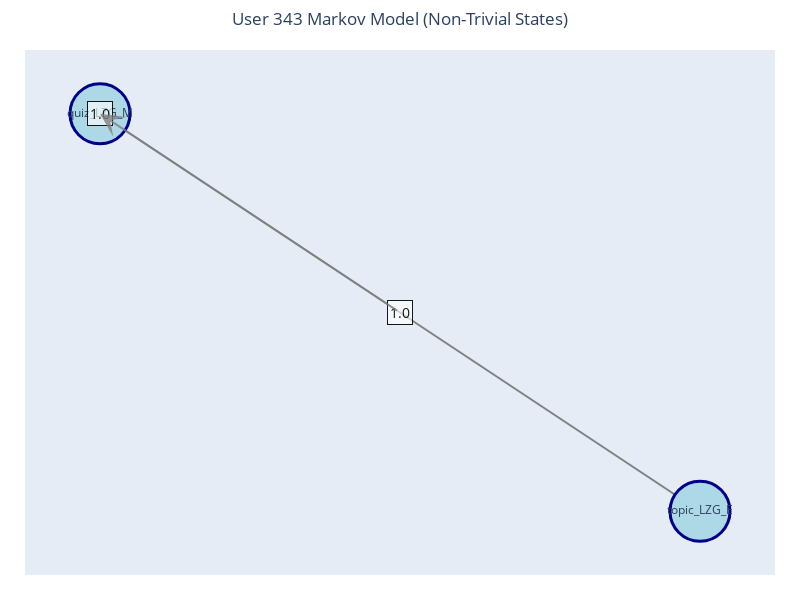
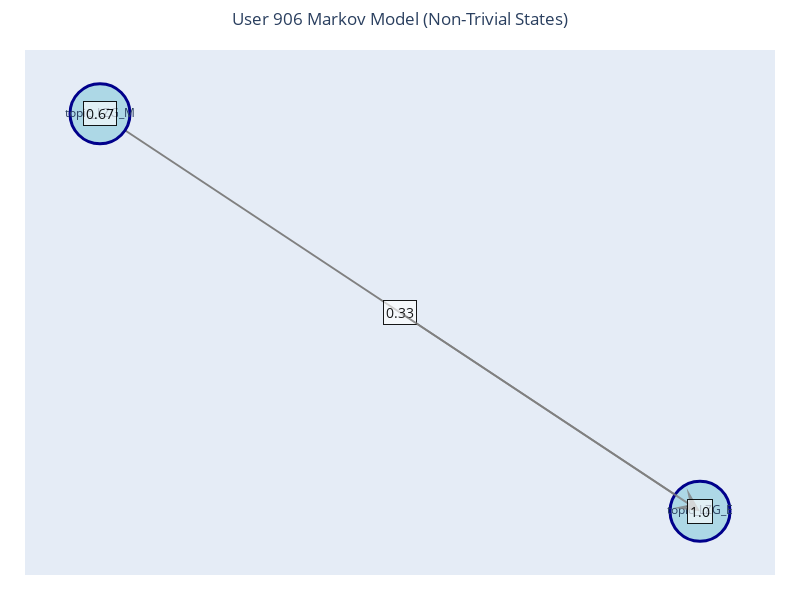
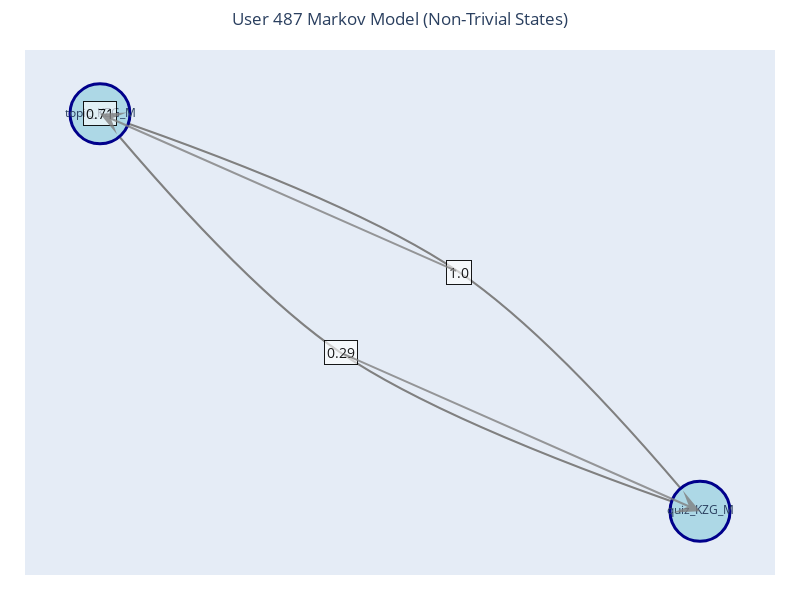
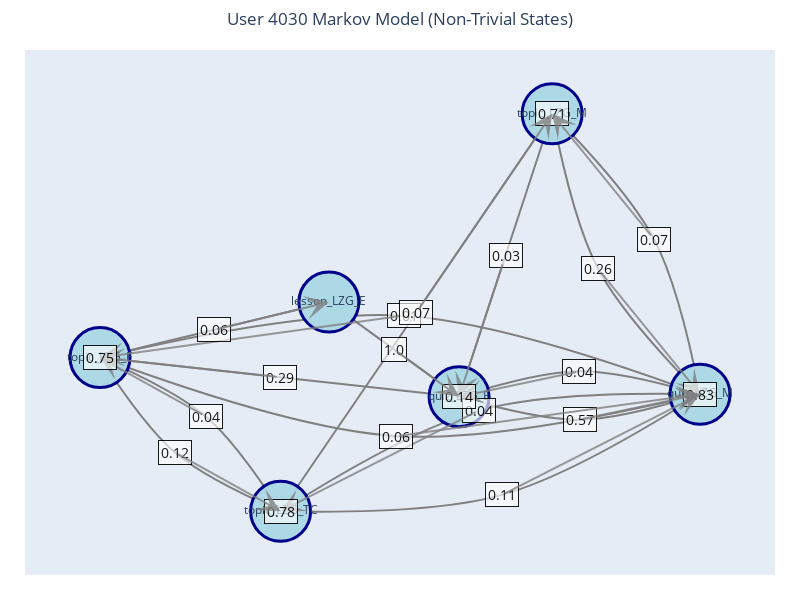

The cell these charts' notebook holds for them, in order:
### Code cell
import itertools

# Find the two most similar and most different users in the dataset
min_dist = float('inf')
max_dist = float('-inf')
most_similar_pair = None
most_different_pair = None

for i, j in itertools.combinations(range(len(users_all)), 2):
    dist = combined_matrix[i, j]
    if dist < min_dist:
        min_dist = dist
        most_similar_pair = (users_all[i], users_all[j])
    if dist > max_dist:
        max_dist = dist
        most_different_pair = (users_all[i], users_all[j])

print(f"Most similar pair: {most_similar_pair}, distance={min_dist:.3f}")
print(f"Most different pair: {most_different_pair}, distance={max_dist:.3f}")

# Visualize their Markov chains (or other features)
for uid in most_similar_pair + most_different_pair:
    plot_user_markov_with_edge_labels(uid)

### Figure 1 — Plotly figure (JSON) as saved in the notebook; plotly's stock layout.template omitted (floating-point values rounded to 4 significant figures)
{"data": [{"hoverinfo": "none", "line": {"color": "gray", "shape": "spline", "width": 2}, "mode": "lines", "type": "scatter", "x": [-1, -1, -1], "y": [0.9849, 0.9849, 0.9849]}, {"hoverinfo": "none", "line": {"color": "gray", "shape": "spline", "width": 2}, "mode": "lines", "type": "scatter", "x": [1, 0, -1], "y": [-0.9849, 0, 0.9849]}, {"marker": {"color": "lightblue", "line": {"color": "darkblue", "width": 3}, "size": 60}, "mode": "markers+text", "text": ["quiz_LZG_M", "topic_LZG_E"], "textposition": "middle center", "type": "scatter", "x": [-1, 1], "y": [0.9849, -0.9849]}], "layout": {"annotations": [{"align": "center", "bgcolor": "rgba(255, 255, 255, 0.7)", "bordercolor": "black", "borderpad": 2, "borderwidth": 1, "font": {"color": "black", "size": 14}, "opacity": 0.9, "showarrow": false, "text": "1.0", "x": -1, "xref": "x", "y": 0.9849, "yref": "y"}, {"arrowcolor": "gray", "arrowhead": 3, "arrowsize": 2, "arrowwidth": 2, "ax": -1, "axref": "x", "ay": 0.9849, "ayref": "y", "opacity": 0.8, "showarrow": true, "x": -1, "xref": "x", "y": 0.9849, "yref": "y"}, {"align": "center", "bgcolor": "rgba(255, 255, 255, 0.7)", "bordercolor": "black", "borderpad": 2, "borderwidth": 1, "font": {"color": "black", "size": 14}, "opacity": 0.9, "showarrow": false, "text": "1.0", "x": 0, "xref": "x", "y": 0, "yref": "y"}, {"arrowcolor": "gray", "arrowhead": 3, "arrowsize": 2, "arrowwidth": 2, "ax": 0, "axref": "x", "ay": 0, "ayref": "y", "opacity": 0.8, "showarrow": true, "x": -1, "xref": "x", "y": 0.9849, "yref": "y"}], "height": 600, "hovermode": "closest", "margin": {"b": 25, "l": 25, "r": 25, "t": 50}, "showlegend": false, "title": {"text": "User 343 Markov Model (Non-Trivial States)", "x": 0.5}, "width": 800, "xaxis": {"showgrid": false, "showticklabels": false, "zeroline": false}, "yaxis": {"showgrid": false, "showticklabels": false, "zeroline": false}}}

### Figure 2 — Plotly figure (JSON) as saved in the notebook; plotly's stock layout.template omitted (floating-point values rounded to 4 significant figures)
{"data": [{"hoverinfo": "none", "line": {"color": "gray", "shape": "spline", "width": 2}, "mode": "lines", "type": "scatter", "x": [-1.0, -1.0, -1.0], "y": [0.9849, 0.9849, 0.9849]}, {"hoverinfo": "none", "line": {"color": "gray", "shape": "spline", "width": 2}, "mode": "lines", "type": "scatter", "x": [-1.0, 0, 1.0], "y": [0.9849, 0, -0.9849]}, {"hoverinfo": "none", "line": {"color": "gray", "shape": "spline", "width": 2}, "mode": "lines", "type": "scatter", "x": [1.0, 1.0, 1.0], "y": [-0.9849, -0.9849, -0.9849]}, {"marker": {"color": "lightblue", "line": {"color": "darkblue", "width": 3}, "size": 60}, "mode": "markers+text", "text": ["topic_LZG_M", "topic_LZG_E"], "textposition": "middle center", "type": "scatter", "x": [-1.0, 1.0], "y": [0.9849, -0.9849]}], "layout": {"annotations": [{"align": "center", "bgcolor": "rgba(255, 255, 255, 0.7)", "bordercolor": "black", "borderpad": 2, "borderwidth": 1, "font": {"color": "black", "size": 14}, "opacity": 0.9, "showarrow": false, "text": "0.67", "x": -1.0, "xref": "x", "y": 0.9849, "yref": "y"}, {"arrowcolor": "gray", "arrowhead": 3, "arrowsize": 2, "arrowwidth": 2, "ax": -1.0, "axref": "x", "ay": 0.9849, "ayref": "y", "opacity": 0.8, "showarrow": true, "x": -1.0, "xref": "x", "y": 0.9849, "yref": "y"}, {"align": "center", "bgcolor": "rgba(255, 255, 255, 0.7)", "bordercolor": "black", "borderpad": 2, "borderwidth": 1, "font": {"color": "black", "size": 14}, "opacity": 0.9, "showarrow": false, "text": "0.33", "x": 0, "xref": "x", "y": 0, "yref": "y"}, {"arrowcolor": "gray", "arrowhead": 3, "arrowsize": 2, "arrowwidth": 2, "ax": 0, "axref": "x", "ay": 0, "ayref": "y", "opacity": 0.8, "showarrow": true, "x": 1.0, "xref": "x", "y": -0.9849, "yref": "y"}, {"align": "center", "bgcolor": "rgba(255, 255, 255, 0.7)", "bordercolor": "black", "borderpad": 2, "borderwidth": 1, "font": {"color": "black", "size": 14}, "opacity": 0.9, "showarrow": false, "text": "1.0", "x": 1.0, "xref": "x", "y": -0.9849, "yref": "y"}, {"arrowcolor": "gray", "arrowhead": 3, "arrowsize": 2, "arrowwidth": 2, "ax": 1.0, "axref": "x", "ay": -0.9849, "ayref": "y", "opacity": 0.8, "showarrow": true, "x": 1.0, "xref": "x", "y": -0.9849, "yref": "y"}], "height": 600, "hovermode": "closest", "margin": {"b": 25, "l": 25, "r": 25, "t": 50}, "showlegend": false, "title": {"text": "User 906 Markov Model (Non-Trivial States)", "x": 0.5}, "width": 800, "xaxis": {"showgrid": false, "showticklabels": false, "zeroline": false}, "yaxis": {"showgrid": false, "showticklabels": false, "zeroline": false}}}

### Figure 3 — Plotly figure (JSON) as saved in the notebook; plotly's stock layout.template omitted (floating-point values rounded to 4 significant figures)
{"data": [{"hoverinfo": "none", "line": {"color": "gray", "shape": "spline", "width": 2}, "mode": "lines", "type": "scatter", "x": [-1, -1, -1], "y": [0.9849, 0.9849, 0.9849]}, {"hoverinfo": "none", "line": {"color": "gray", "shape": "spline", "width": 2}, "mode": "lines", "type": "scatter", "x": [-1, -0.197, 1], "y": [0.9849, -0.2, -0.9849]}, {"hoverinfo": "none", "line": {"color": "gray", "shape": "spline", "width": 2}, "mode": "lines", "type": "scatter", "x": [1, 0.197, -1], "y": [-0.9849, 0.2, 0.9849]}, {"marker": {"color": "lightblue", "line": {"color": "darkblue", "width": 3}, "size": 60}, "mode": "markers+text", "text": ["topic_KZG_M", "quiz_KZG_M"], "textposition": "middle center", "type": "scatter", "x": [-1, 1], "y": [0.9849, -0.9849]}], "layout": {"annotations": [{"align": "center", "bgcolor": "rgba(255, 255, 255, 0.7)", "bordercolor": "black", "borderpad": 2, "borderwidth": 1, "font": {"color": "black", "size": 14}, "opacity": 0.9, "showarrow": false, "text": "0.71", "x": -1, "xref": "x", "y": 0.9849, "yref": "y"}, {"arrowcolor": "gray", "arrowhead": 3, "arrowsize": 2, "arrowwidth": 2, "ax": -1, "axref": "x", "ay": 0.9849, "ayref": "y", "opacity": 0.8, "showarrow": true, "x": -1, "xref": "x", "y": 0.9849, "yref": "y"}, {"align": "center", "bgcolor": "rgba(255, 255, 255, 0.7)", "bordercolor": "black", "borderpad": 2, "borderwidth": 1, "font": {"color": "black", "size": 14}, "opacity": 0.9, "showarrow": false, "text": "0.29", "x": -0.197, "xref": "x", "y": -0.2, "yref": "y"}, {"arrowcolor": "gray", "arrowhead": 3, "arrowsize": 2, "arrowwidth": 2, "ax": -0.197, "axref": "x", "ay": -0.2, "ayref": "y", "opacity": 0.8, "showarrow": true, "x": 1, "xref": "x", "y": -0.9849, "yref": "y"}, {"align": "center", "bgcolor": "rgba(255, 255, 255, 0.7)", "bordercolor": "black", "borderpad": 2, "borderwidth": 1, "font": {"color": "black", "size": 14}, "opacity": 0.9, "showarrow": false, "text": "1.0", "x": 0.197, "xref": "x", "y": 0.2, "yref": "y"}, {"arrowcolor": "gray", "arrowhead": 3, "arrowsize": 2, "arrowwidth": 2, "ax": 0.197, "axref": "x", "ay": 0.2, "ayref": "y", "opacity": 0.8, "showarrow": true, "x": -1, "xref": "x", "y": 0.9849, "yref": "y"}], "height": 600, "hovermode": "closest", "margin": {"b": 25, "l": 25, "r": 25, "t": 50}, "showlegend": false, "title": {"text": "User 487 Markov Model (Non-Trivial States)", "x": 0.5}, "width": 800, "xaxis": {"showgrid": false, "showticklabels": false, "zeroline": false}, "yaxis": {"showgrid": false, "showticklabels": false, "zeroline": false}}}

### Figure 4 — Plotly figure (JSON) as saved in the notebook; plotly's stock layout.template omitted (floating-point values rounded to 4 significant figures)
{"data": [{"hoverinfo": "none", "line": {"color": "gray", "shape": "spline", "width": 2}, "mode": "lines", "type": "scatter", "x": [0.4899, 0.4899, 0.4899], "y": [0.7621, 0.7621, 0.7621]}, {"hoverinfo": "none", "line": {"color": "gray", "shape": "spline", "width": 2}, "mode": "lines", "type": "scatter", "x": [0.4899, 0.6415, 0.9773], "y": [0.7621, 0.253, -0.1585]}, {"hoverinfo": "none", "line": {"color": "gray", "shape": "spline", "width": 2}, "mode": "lines", "type": "scatter", "x": [0.4899, 0.3366, 0.1833], "y": [0.7621, 0.2977, -0.1667]}, {"hoverinfo": "none", "line": {"color": "gray", "shape": "spline", "width": 2}, "mode": "lines", "type": "scatter", "x": [0.9773, 0.8256, 0.4899], "y": [-0.1585, 0.3505, 0.7621]}, {"hoverinfo": "none", "line": {"color": "gray", "shape": "spline", "width": 2}, "mode": "lines", "type": "scatter", "x": [0.9773, 0.9773, 0.9773], "y": [-0.1585, -0.1585, -0.1585]}, {"hoverinfo": "none", "line": {"color": "gray", "shape": "spline", "width": 2}, "mode": "lines", "type": "scatter", "x": [0.9773, 0.2478, -0.4048], "y": [-0.1585, -0.2124, -0.5426]}, {"hoverinfo": "none", "line": {"color": "gray", "shape": "spline", "width": 2}, "mode": "lines", "type": "scatter", "x": [0.9773, 0.0006683, -1], "y": [-0.1585, 0.09939, -0.03817]}, {"hoverinfo": "none", "line": {"color": "gray", "shape": "spline", "width": 2}, "mode": "lines", "type": "scatter", "x": [0.9773, 0.5795, 0.1833], "y": [-0.1585, -0.08321, -0.1667]}, {"hoverinfo": "none", "line": {"color": "gray", "shape": "spline", "width": 2}, "mode": "lines", "type": "scatter", "x": [0.1833, 0.5811, 0.9773], "y": [-0.1667, -0.242, -0.1585]}, {"hoverinfo": "none", "line": {"color": "gray", "shape": "spline", "width": 2}, "mode": "lines", "type": "scatter", "x": [0.1833, -0.4083, -1], "y": [-0.1667, -0.1024, -0.03817]}, {"hoverinfo": "none", "line": {"color": "gray", "shape": "spline", "width": 2}, "mode": "lines", "type": "scatter", "x": [0.1833, 0.1833, 0.1833], "y": [-0.1667, -0.1667, -0.1667]}, {"hoverinfo": "none", "line": {"color": "gray", "shape": "spline", "width": 2}, "mode": "lines", "type": "scatter", "x": [-0.4048, 0.04254, 0.4899], "y": [-0.5426, 0.1097, 0.7621]}, {"hoverinfo": "none", "line": {"color": "gray", "shape": "spline", "width": 2}, "mode": "lines", "type": "scatter", "x": [-0.4048, 0.3246, 0.9773], "y": [-0.5426, -0.4888, -0.1585]}, {"hoverinfo": "none", "line": {"color": "gray", "shape": "spline", "width": 2}, "mode": "lines", "type": "scatter", "x": [-0.4048, -0.4048, -0.4048], "y": [-0.5426, -0.5426, -0.5426]}, {"hoverinfo": "none", "line": {"color": "gray", "shape": "spline", "width": 2}, "mode": "lines", "type": "scatter", "x": [-0.4048, -0.652, -1], "y": [-0.5426, -0.2309, -0.03817]}, {"hoverinfo": "none", "line": {"color": "gray", "shape": "spline", "width": 2}, "mode": "lines", "type": "scatter", "x": [-1, -0.0234, 0.9773], "y": [-0.03817, -0.2961, -0.1585]}, {"hoverinfo": "none", "line": {"color": "gray", "shape": "spline", "width": 2}, "mode": "lines", "type": "scatter", "x": [-1, -0.7529, -0.4048], "y": [-0.03817, -0.3499, -0.5426]}, {"hoverinfo": "none", "line": {"color": "gray", "shape": "spline", "width": 2}, "mode": "lines", "type": "scatter", "x": [-1, -0.6228, -0.2457], "y": [-0.03817, 0.05287, 0.1439]}, {"hoverinfo": "none", "line": {"color": "gray", "shape": "spline", "width": 2}, "mode": "lines", "type": "scatter", "x": [-1, -1, -1], "y": [-0.03817, -0.03817, -0.03817]}, {"hoverinfo": "none", "line": {"color": "gray", "shape": "spline", "width": 2}, "mode": "lines", "type": "scatter", "x": [-0.2457, -0.03118, 0.1833], "y": [0.1439, -0.01139, -0.1667]}, {"marker": {"color": "lightblue", "line": {"color": "darkblue", "width": 3}, "size": 60}, "mode": "markers+text", "text": ["topic_LZG_M", "quiz_LZG_M", "quiz_LZG_E", "topic_LZG_TC", "topic_LZG_E", "lesson_LZG_E"], "textposition": "middle center", "type": "scatter", "x": [0.4899, 0.9773, 0.1833, -0.4048, -1, -0.2457], "y": [0.7621, -0.1585, -0.1667, -0.5426, -0.03817, 0.1439]}], "layout": {"annotations": [{"align": "center", "bgcolor": "rgba(255, 255, 255, 0.7)", "bordercolor": "black", "borderpad": 2, "borderwidth": 1, "font": {"color": "black", "size": 14}, "opacity": 0.9, "showarrow": false, "text": "0.71", "x": 0.4899, "xref": "x", "y": 0.7621, "yref": "y"}, {"arrowcolor": "gray", "arrowhead": 3, "arrowsize": 2, "arrowwidth": 2, "ax": 0.4899, "axref": "x", "ay": 0.7621, "ayref": "y", "opacity": 0.8, "showarrow": true, "x": 0.4899, "xref": "x", "y": 0.7621, "yref": "y"}, {"align": "center", "bgcolor": "rgba(255, 255, 255, 0.7)", "bordercolor": "black", "borderpad": 2, "borderwidth": 1, "font": {"color": "black", "size": 14}, "opacity": 0.9, "showarrow": false, "text": "0.26", "x": 0.6415, "xref": "x", "y": 0.253, "yref": "y"}, {"arrowcolor": "gray", "arrowhead": 3, "arrowsize": 2, "arrowwidth": 2, "ax": 0.6415, "axref": "x", "ay": 0.253, "ayref": "y", "opacity": 0.8, "showarrow": true, "x": 0.9773, "xref": "x", "y": -0.1585, "yref": "y"}, {"align": "center", "bgcolor": "rgba(255, 255, 255, 0.7)", "bordercolor": "black", "borderpad": 2, "borderwidth": 1, "font": {"color": "black", "size": 14}, "opacity": 0.9, "showarrow": false, "text": "0.03", "x": 0.3366, "xref": "x", "y": 0.2977, "yref": "y"}, {"arrowcolor": "gray", "arrowhead": 3, "arrowsize": 2, "arrowwidth": 2, "ax": 0.3366, "axref": "x", "ay": 0.2977, "ayref": "y", "opacity": 0.8, "showarrow": true, "x": 0.1833, "xref": "x", "y": -0.1667, "yref": "y"}, {"align": "center", "bgcolor": "rgba(255, 255, 255, 0.7)", "bordercolor": "black", "borderpad": 2, "borderwidth": 1, "font": {"color": "black", "size": 14}, "opacity": 0.9, "showarrow": false, "text": "0.07", "x": 0.8256, "xref": "x", "y": 0.3505, "yref": "y"}, {"arrowcolor": "gray", "arrowhead": 3, "arrowsize": 2, "arrowwidth": 2, "ax": 0.8256, "axref": "x", "ay": 0.3505, "ayref": "y", "opacity": 0.8, "showarrow": true, "x": 0.4899, "xref": "x", "y": 0.7621, "yref": "y"}, {"align": "center", "bgcolor": "rgba(255, 255, 255, 0.7)", "bordercolor": "black", "borderpad": 2, "borderwidth": 1, "font": {"color": "black", "size": 14}, "opacity": 0.9, "showarrow": false, "text": "0.83", "x": 0.9773, "xref": "x", "y": -0.1585, "yref": "y"}, {"arrowcolor": "gray", "arrowhead": 3, "arrowsize": 2, "arrowwidth": 2, "ax": 0.9773, "axref": "x", "ay": -0.1585, "ayref": "y", "opacity": 0.8, "showarrow": true, "x": 0.9773, "xref": "x", "y": -0.1585, "yref": "y"}, {"align": "center", "bgcolor": "rgba(255, 255, 255, 0.7)", "bordercolor": "black", "borderpad": 2, "borderwidth": 1, "font": {"color": "black", "size": 14}, "opacity": 0.9, "showarrow": false, "text": "0.04", "x": 0.2478, "xref": "x", "y": -0.2124, "yref": "y"}, {"arrowcolor": "gray", "arrowhead": 3, "arrowsize": 2, "arrowwidth": 2, "ax": 0.2478, "axref": "x", "ay": -0.2124, "ayref": "y", "opacity": 0.8, "showarrow": true, "x": -0.4048, "xref": "x", "y": -0.5426, "yref": "y"}, {"align": "center", "bgcolor": "rgba(255, 255, 255, 0.7)", "bordercolor": "black", "borderpad": 2, "borderwidth": 1, "font": {"color": "black", "size": 14}, "opacity": 0.9, "showarrow": false, "text": "0.01", "x": 0.0006683, "xref": "x", "y": 0.09939, "yref": "y"}, {"arrowcolor": "gray", "arrowhead": 3, "arrowsize": 2, "arrowwidth": 2, "ax": 0.0006683, "axref": "x", "ay": 0.09939, "ayref": "y", "opacity": 0.8, "showarrow": true, "x": -1, "xref": "x", "y": -0.03817, "yref": "y"}, {"align": "center", "bgcolor": "rgba(255, 255, 255, 0.7)", "bordercolor": "black", "borderpad": 2, "borderwidth": 1, "font": {"color": "black", "size": 14}, "opacity": 0.9, "showarrow": false, "text": "0.04", "x": 0.5795, "xref": "x", "y": -0.08321, "yref": "y"}, {"arrowcolor": "gray", "arrowhead": 3, "arrowsize": 2, "arrowwidth": 2, "ax": 0.5795, "axref": "x", "ay": -0.08321, "ayref": "y", "opacity": 0.8, "showarrow": true, "x": 0.1833, "xref": "x", "y": -0.1667, "yref": "y"}, {"align": "center", "bgcolor": "rgba(255, 255, 255, 0.7)", "bordercolor": "black", "borderpad": 2, "borderwidth": 1, "font": {"color": "black", "size": 14}, "opacity": 0.9, "showarrow": false, "text": "0.57", "x": 0.5811, "xref": "x", "y": -0.242, "yref": "y"}, {"arrowcolor": "gray", "arrowhead": 3, "arrowsize": 2, "arrowwidth": 2, "ax": 0.5811, "axref": "x", "ay": -0.242, "ayref": "y", "opacity": 0.8, "showarrow": true, "x": 0.9773, "xref": "x", "y": -0.1585, "yref": "y"}, {"align": "center", "bgcolor": "rgba(255, 255, 255, 0.7)", "bordercolor": "black", "borderpad": 2, "borderwidth": 1, "font": {"color": "black", "size": 14}, "opacity": 0.9, "showarrow": false, "text": "0.29", "x": -0.4083, "xref": "x", "y": -0.1024, "yref": "y"}, {"arrowcolor": "gray", "arrowhead": 3, "arrowsize": 2, "arrowwidth": 2, "ax": -0.4083, "axref": "x", "ay": -0.1024, "ayref": "y", "opacity": 0.8, "showarrow": true, "x": -1, "xref": "x", "y": -0.03817, "yref": "y"}, {"align": "center", "bgcolor": "rgba(255, 255, 255, 0.7)", "bordercolor": "black", "borderpad": 2, "borderwidth": 1, "font": {"color": "black", "size": 14}, "opacity": 0.9, "showarrow": false, "text": "0.14", "x": 0.1833, "xref": "x", "y": -0.1667, "yref": "y"}, {"arrowcolor": "gray", "arrowhead": 3, "arrowsize": 2, "arrowwidth": 2, "ax": 0.1833, "axref": "x", "ay": -0.1667, "ayref": "y", "opacity": 0.8, "showarrow": true, "x": 0.1833, "xref": "x", "y": -0.1667, "yref": "y"}, {"align": "center", "bgcolor": "rgba(255, 255, 255, 0.7)", "bordercolor": "black", "borderpad": 2, "borderwidth": 1, "font": {"color": "black", "size": 14}, "opacity": 0.9, "showarrow": false, "text": "0.07", "x": 0.04254, "xref": "x", "y": 0.1097, "yref": "y"}, {"arrowcolor": "gray", "arrowhead": 3, "arrowsize": 2, "arrowwidth": 2, "ax": 0.04254, "axref": "x", "ay": 0.1097, "ayref": "y", "opacity": 0.8, "showarrow": true, "x": 0.4899, "xref": "x", "y": 0.7621, "yref": "y"}, {"align": "center", "bgcolor": "rgba(255, 255, 255, 0.7)", "bordercolor": "black", "borderpad": 2, "borderwidth": 1, "font": {"color": "black", "size": 14}, "opacity": 0.9, "showarrow": false, "text": "0.11", "x": 0.3246, "xref": "x", "y": -0.4888, "yref": "y"}, {"arrowcolor": "gray", "arrowhead": 3, "arrowsize": 2, "arrowwidth": 2, "ax": 0.3246, "axref": "x", "ay": -0.4888, "ayref": "y", "opacity": 0.8, "showarrow": true, "x": 0.9773, "xref": "x", "y": -0.1585, "yref": "y"}, {"align": "center", "bgcolor": "rgba(255, 255, 255, 0.7)", "bordercolor": "black", "borderpad": 2, "borderwidth": 1, "font": {"color": "black", "size": 14}, "opacity": 0.9, "showarrow": false, "text": "0.78", "x": -0.4048, "xref": "x", "y": -0.5426, "yref": "y"}, {"arrowcolor": "gray", "arrowhead": 3, "arrowsize": 2, "arrowwidth": 2, "ax": -0.4048, "axref": "x", "ay": -0.5426, "ayref": "y", "opacity": 0.8, "showarrow": true, "x": -0.4048, "xref": "x", "y": -0.5426, "yref": "y"}, {"align": "center", "bgcolor": "rgba(255, 255, 255, 0.7)", "bordercolor": "black", "borderpad": 2, "borderwidth": 1, "font": {"color": "black", "size": 14}, "opacity": 0.9, "showarrow": false, "text": "0.04", "x": -0.652, "xref": "x", "y": -0.2309, "yref": "y"}, {"arrowcolor": "gray", "arrowhead": 3, "arrowsize": 2, "arrowwidth": 2, "ax": -0.652, "axref": "x", "ay": -0.2309, "ayref": "y", "opacity": 0.8, "showarrow": true, "x": -1, "xref": "x", "y": -0.03817, "yref": "y"}, {"align": "center", "bgcolor": "rgba(255, 255, 255, 0.7)", "bordercolor": "black", "borderpad": 2, "borderwidth": 1, "font": {"color": "black", "size": 14}, "opacity": 0.9, "showarrow": false, "text": "0.06", "x": -0.0234, "xref": "x", "y": -0.2961, "yref": "y"}, {"arrowcolor": "gray", "arrowhead": 3, "arrowsize": 2, "arrowwidth": 2, "ax": -0.0234, "axref": "x", "ay": -0.2961, "ayref": "y", "opacity": 0.8, "showarrow": true, "x": 0.9773, "xref": "x", "y": -0.1585, "yref": "y"}, {"align": "center", "bgcolor": "rgba(255, 255, 255, 0.7)", "bordercolor": "black", "borderpad": 2, "borderwidth": 1, "font": {"color": "black", "size": 14}, "opacity": 0.9, "showarrow": false, "text": "0.12", "x": -0.7529, "xref": "x", "y": -0.3499, "yref": "y"}, {"arrowcolor": "gray", "arrowhead": 3, "arrowsize": 2, "arrowwidth": 2, "ax": -0.7529, "axref": "x", "ay": -0.3499, "ayref": "y", "opacity": 0.8, "showarrow": true, "x": -0.4048, "xref": "x", "y": -0.5426, "yref": "y"}, {"align": "center", "bgcolor": "rgba(255, 255, 255, 0.7)", "bordercolor": "black", "borderpad": 2, "borderwidth": 1, "font": {"color": "black", "size": 14}, "opacity": 0.9, "showarrow": false, "text": "0.06", "x": -0.6228, "xref": "x", "y": 0.05287, "yref": "y"}, {"arrowcolor": "gray", "arrowhead": 3, "arrowsize": 2, "arrowwidth": 2, "ax": -0.6228, "axref": "x", "ay": 0.05287, "ayref": "y", "opacity": 0.8, "showarrow": true, "x": -0.2457, "xref": "x", "y": 0.1439, "yref": "y"}, {"align": "center", "bgcolor": "rgba(255, 255, 255, 0.7)", "bordercolor": "black", "borderpad": 2, "borderwidth": 1, "font": {"color": "black", "size": 14}, "opacity": 0.9, "showarrow": false, "text": "0.75", "x": -1, "xref": "x", "y": -0.03817, "yref": "y"}, {"arrowcolor": "gray", "arrowhead": 3, "arrowsize": 2, "arrowwidth": 2, "ax": -1, "axref": "x", "ay": -0.03817, "ayref": "y", "opacity": 0.8, "showarrow": true, "x": -1, "xref": "x", "y": -0.03817, "yref": "y"}, {"align": "center", "bgcolor": "rgba(255, 255, 255, 0.7)", "bordercolor": "black", "borderpad": 2, "borderwidth": 1, "font": {"color": "black", "size": 14}, "opacity": 0.9, "showarrow": false, "text": "1.0", "x": -0.03118, "xref": "x", "y": -0.01139, "yref": "y"}, {"arrowcolor": "gray", "arrowhead": 3, "arrowsize": 2, "arrowwidth": 2, "ax": -0.03118, "axref": "x", "ay": -0.01139, "ayref": "y", "opacity": 0.8, "showarrow": true, "x": 0.1833, "xref": "x", "y": -0.1667, "yref": "y"}], "height": 600, "hovermode": "closest", "margin": {"b": 25, "l": 25, "r": 25, "t": 50}, "showlegend": false, "title": {"text": "User 4030 Markov Model (Non-Trivial States)", "x": 0.5}, "width": 800, "xaxis": {"showgrid": false, "showticklabels": false, "zeroline": false}, "yaxis": {"showgrid": false, "showticklabels": false, "zeroline": false}}}
